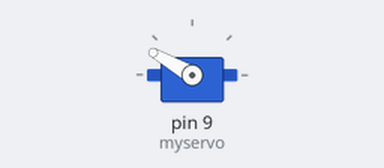
Recording of a sketch running on a simulated Arduino Uno, built with avr-gcc and run on an emulated ATmega328P. Parts: servo.

Above: at 0.05 s.
At 3.05 s:
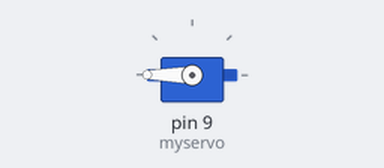
At 5.0 s:
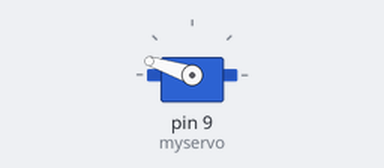
Timing chart, 0 to 8.1 s (numbered marks = the images above):
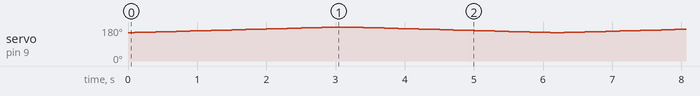

The sketch:

calibration_code.ino
```cpp
#include <Servo.h>

Servo myservo;  // create servo object to control a servo
// twelve servo objects can be created on most boards

int pos = 0;    // variable to store the servo position

void setup() {
  myservo.attach(9);  // attaches the servo on pin 9 to the servo object
}

void loop() {
  for (pos = 150; pos <=180 ; pos += 1) { // goes from 0 degrees to 180 degrees
    // in steps of 1 degree
    myservo.write(pos);              // tell servo to go to position in variable 'pos'
    delay(100);                       // waits 65ms for the servo to reach the position
  }
  for (pos = 180; pos >= 150; pos -= 1) { // goes from 180 degrees to 0 degrees
    myservo.write(pos);              // tell servo to go to position in variable 'pos'
      delay(100);                       // waits 65ms for the servo to reach the position
  }
}
```
